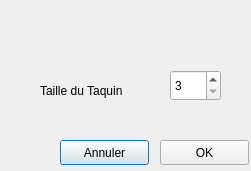
<?xml version="1.0" encoding="UTF-8"?>
<ui version="4.0">
 <class>saisietaille</class>
 <widget class="QDialog" name="saisietaille">
  <property name="windowModality">
   <enum>Qt::NonModal</enum>
  </property>
  <property name="enabled">
   <bool>true</bool>
  </property>
  <property name="geometry">
   <rect>
    <x>0</x>
    <y>0</y>
    <width>251</width>
    <height>171</height>
   </rect>
  </property>
  <property name="windowTitle">
   <string>New part ?</string>
  </property>
  <property name="windowIcon">
   <iconset>
    <normaloff>annexes/puzzle.png</normaloff>annexes/puzzle.png</iconset>
  </property>
  <property name="sizeGripEnabled">
   <bool>false</bool>
  </property>
  <widget class="QSpinBox" name="_taille">
   <property name="geometry">
    <rect>
     <x>170</x>
     <y>70</y>
     <width>51</width>
     <height>31</height>
    </rect>
   </property>
   <property name="minimum">
    <number>3</number>
   </property>
   <property name="maximum">
    <number>20</number>
   </property>
  </widget>
  <widget class="QLabel" name="label">
   <property name="geometry">
    <rect>
     <x>40</x>
     <y>70</y>
     <width>131</width>
     <height>41</height>
    </rect>
   </property>
   <property name="text">
    <string>Taille du Taquin</string>
   </property>
  </widget>
  <widget class="QPushButton" name="pushButton">
   <property name="geometry">
    <rect>
     <x>60</x>
     <y>140</y>
     <width>89</width>
     <height>25</height>
    </rect>
   </property>
   <property name="text">
    <string>Annuler</string>
   </property>
  </widget>
  <widget class="QPushButton" name="pushButton_2">
   <property name="geometry">
    <rect>
     <x>160</x>
     <y>140</y>
     <width>89</width>
     <height>25</height>
    </rect>
   </property>
   <property name="text">
    <string>OK</string>
   </property>
  </widget>
 </widget>
 <resources/>
 <connections>
  <connection>
   <sender>pushButton</sender>
   <signal>clicked()</signal>
   <receiver>saisietaille</receiver>
   <slot>reject()</slot>
   <hints>
    <hint type="sourcelabel">
     <x>104</x>
     <y>152</y>
    </hint>
    <hint type="destinationlabel">
     <x>125</x>
     <y>85</y>
    </hint>
   </hints>
  </connection>
  <connection>
   <sender>pushButton_2</sender>
   <signal>clicked()</signal>
   <receiver>saisietaille</receiver>
   <slot>accept()</slot>
   <hints>
    <hint type="sourcelabel">
     <x>204</x>
     <y>152</y>
    </hint>
    <hint type="destinationlabel">
     <x>125</x>
     <y>85</y>
    </hint>
   </hints>
  </connection>
 </connections>
</ui>
